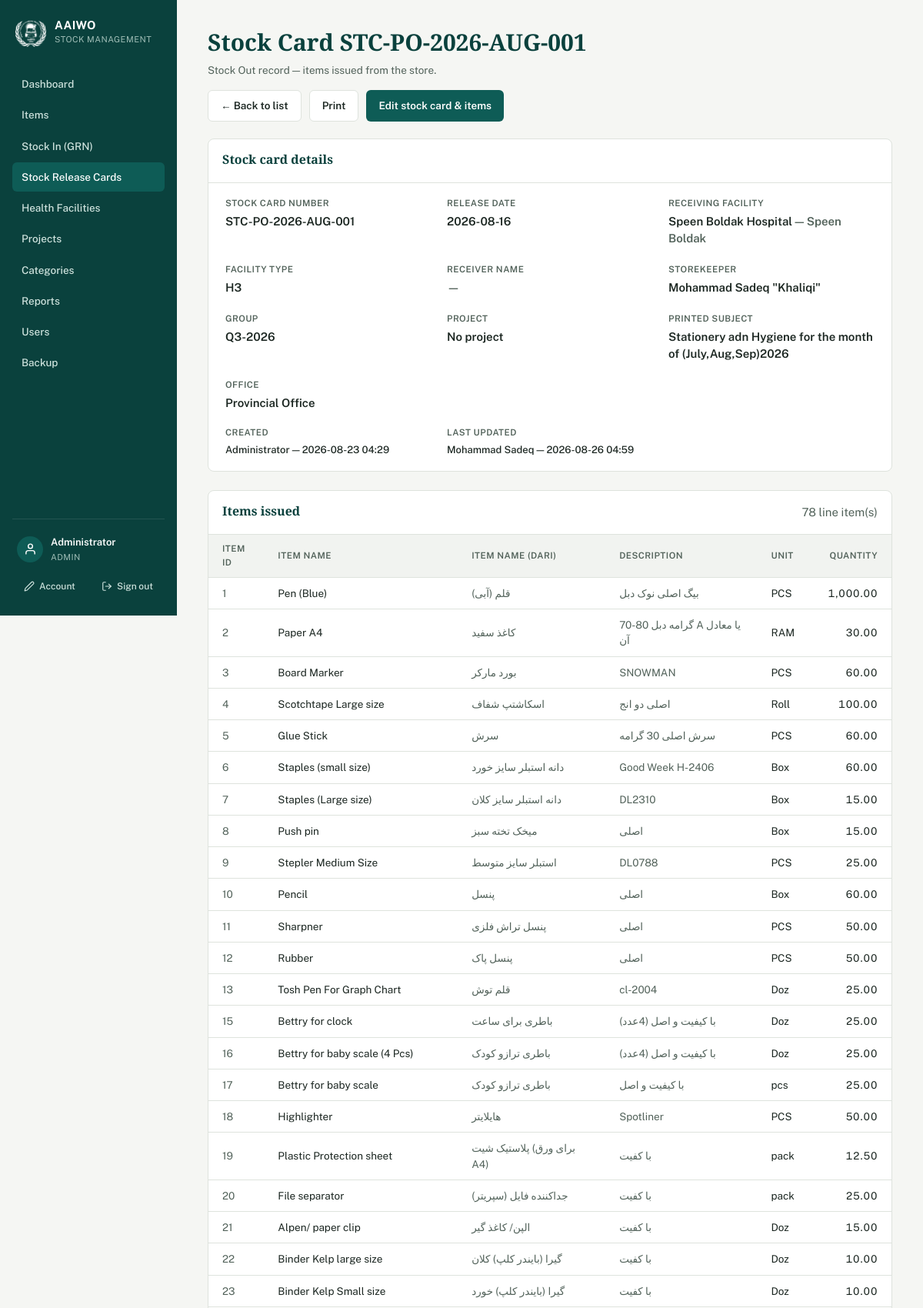
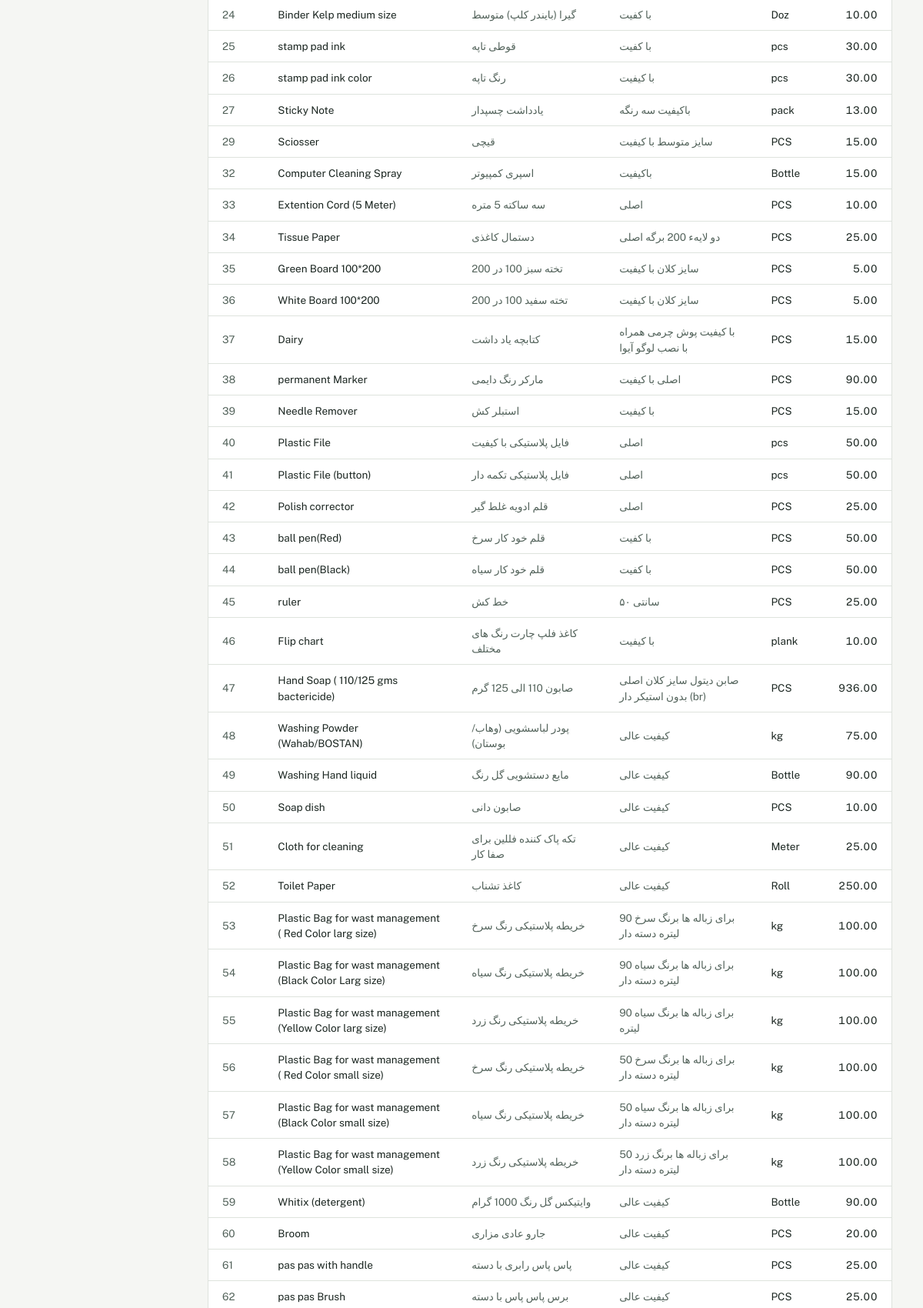
The page /release_view?id=1162 (signed in, upper part) on the database its author committed (2 pictures, top to bottom).
### tables this page shows
CREATE TABLE StockReleases (
    ReleaseID      INTEGER PRIMARY KEY AUTOINCREMENT,
    StockCardNo    TEXT NOT NULL UNIQUE,
    ReceiverName   TEXT,
    HFID           INTEGER REFERENCES HealthFacilities(HFID),
    StorekeeperName TEXT DEFAULT 'Mohammad Sadeq "Khaliqi"',
    ReleaseDate    TEXT
, CreatedByUserID INTEGER, UpdatedByUserID INTEGER, CreatedAt TEXT, UpdatedAt TEXT, GroupName TEXT, Office TEXT DEFAULT 'main', Subject TEXT, ProjectID INTEGER);

CREATE TABLE HealthFacilities (
    HFID             INTEGER PRIMARY KEY,
    HFName           TEXT NOT NULL,
    DistrictID       INTEGER REFERENCES Districts(DistrictID),
    HFType           TEXT,
    DistributionDate TEXT
, InChargePerson TEXT, Office TEXT DEFAULT 'main', Province TEXT);

CREATE TABLE Districts (
    DistrictID   INTEGER PRIMARY KEY,
    DistrictName TEXT NOT NULL UNIQUE
);

### config/db.php (called while the page is built, shortened)
<?php
function db_file_path(): string {
    return __DIR__ . '/../data/stock_management.sqlite';
}
function db(): PDO {
    static $pdo = null;
    if ($pdo === null) {
        $path = db_file_path();
        $pdo = new PDO('sqlite:' . $path);
        $pdo->setAttribute(PDO::ATTR_ERRMODE, PDO::ERRMODE_EXCEPTION);
        $pdo->setAttribute(PDO::ATTR_DEFAULT_FETCH_MODE, PDO::FETCH_ASSOC);
        $pdo->exec('PRAGMA foreign_keys = ON');
    }
    return $pdo;
}

### includes/functions.php (called while the page is built, shortened)
<?php
require_once __DIR__ . '/../config/db.php';
function h(?string $s): string {
    return htmlspecialchars($s ?? '', ENT_QUOTES, 'UTF-8');
}
function current_user(): ?array {
    return $_SESSION['user_full'] ?? null;
}
function is_admin(): bool {
    return (current_user()['Role'] ?? '') === 'admin';
}
function office_label(?string $office): string {
    switch ($office) {
        case 'provincial': return 'Provincial Office';
    }
}
function project_label(?int $id): string {
    return $id === null ? 'No project' : (project_name($id) ?: 'Missing project');
}
function release_subject_classic(): string {
    return 'Stationery adn Hygiene for the month of (July,Aug,Sep)2026';
}
function release_subject(?string $stored): string {
    $stored = trim((string)($stored ?? ''));
    return $stored !== '' ? $stored : release_subject_classic();
}

### release_view.php (the view, shortened to what this page needs)
<?php
require __DIR__ . '/includes/functions.php';
$releaseId = isset($_GET['id']) ? (int)$_GET['id'] : 0;
$release = db()->prepare('
    SELECT sr.*, hf.HFName, hf.HFType, hf.DistrictID, d.DistrictName,
           cu.FullName AS CreatedByName, cu.Username AS CreatedByUsername,
           uu.FullName AS UpdatedByName, uu.Username AS UpdatedByUsername
    FROM StockReleases sr
    LEFT JOIN HealthFacilities hf ON hf.HFID = sr.HFID
    LEFT JOIN Districts d ON d.DistrictID = hf.DistrictID
    LEFT JOIN Users cu ON cu.UserID = sr.CreatedByUserID
    LEFT JOIN Users uu ON uu.UserID = sr.UpdatedByUserID
    WHERE sr.ReleaseID = ?
');
$release->execute([$releaseId]);
$release = $release->fetch();
$lines = db()->prepare('
    SELECT rd.*, i.ItemName, i.ItemNameLocal, i.Description, i.Unit
    FROM StockReleaseDetails rd
    JOIN Items i ON i.ItemID = rd.ItemID
    WHERE rd.ReleaseID = ?
    ORDER BY rd.ItemID
');
$lines->execute([$releaseId]);
$lines = $lines->fetchAll();
require __DIR__ . '/includes/header.php';
?>
<div class="page-head">
  <div>
    <h1>Stock Card <?= h($release['StockCardNo']) ?></h1>
    <p>Stock Out record — items issued from the store.</p>
  </div>
  <div style="display:flex;gap:10px;">
    <a class="btn secondary" href="releases">&larr; Back to list</a>
    <a class="btn secondary" href="release_print?id=<?= $release['ReleaseID'] ?>" target="_blank">Print</a>
    <a class="btn" href="release_form?id=<?= $release['ReleaseID'] ?>">Edit stock card &amp; items</a>
  </div>
</div>
<div class="panel">
  <div class="panel-head"><h2>Stock card details</h2></div>
  <div class="detail-grid">
    <div>
      <div class="label">Stock card number</div>
      <div class="value"><?= h($release['StockCardNo']) ?></div>
    </div>
    <div>
      <div class="label">Release date</div>
      <div class="value"><?= $release['ReleaseDate'] ? h($release['ReleaseDate']) : '<span class="muted">—</span>' ?></div>
    </div>
    <div>
      <div class="label">Receiving facility</div>
      <div class="value">
        <?php if ($release['HFName']): ?>
          <?= h($release['HFName']) ?><?php if ($release['DistrictName']): ?> <span class="muted">— <?= h($release['DistrictName']) ?></span><?php endif; ?>
        <?php else: ?>
          <span class="muted">—</span>
        <?php endif; ?>
      </div>
    </div>
    <div>
      <div class="label">Facility type</div>
      <div class="value"><?= $release['HFType'] ? h($release['HFType']) : '<span class="muted">—</span>' ?></div>
    </div>
    <div>
      <div class="label">Receiver name</div>
      <div class="value"><?= $release['ReceiverName'] ? h($release['ReceiverName']) : '<span class="muted">—</span>' ?></div>
    </div>
    <div>
      <div class="label">Storekeeper</div>
      <div class="value"><?= $release['StorekeeperName'] ? h($release['StorekeeperName']) : '<span class="muted">—</span>' ?></div>
    </div>
    <div>
      <div class="label">Group</div>
      <div class="value"><?= $release['GroupName'] ? h($release['GroupName']) : '<span class="muted">—</span>' ?></div>
    </div>
    <div>
      <div class="label">Project</div>
      <div class="value"><?= h(project_label($release['ProjectID'] ?? null)) ?></div>
    </div>
    <div>
      <div class="label">Printed subject</div>
      <div class="value"><?= h(release_subject($release['Subject'] ?? null)) ?></div>
    </div>
    <?php if (is_admin()): ?>
    <div>
      <div class="label">Office</div>
      <div class="value"><?= h(office_label($release['Office'] ?? null)) ?></div>
    </div>
    <?php endif; ?>
  </div>
  <div class="detail-grid" style="padding-top:0;">
    <div>
      <div class="label">Created</div>
      <div class="value muted" style="font-size:13px;font-weight:500;">
        <?php if ($release['CreatedAt']): ?>
          <?= h($release['CreatedByName'] ?: $release['CreatedByUsername'] ?: 'Unknown user') ?> — <?= h(substr($release['CreatedAt'], 0, 16)) ?>
        <?php else: ?>
          — <span title="Created before user accounts were added">(before user tracking)</span>
        <?php endif; ?>
      </div>
    </div>
    <div>
      <div class="label">Last updated</div>
      <div class="value muted" style="font-size:13px;font-weight:500;">
        <?php if ($release['UpdatedAt']): ?>
          <?= h($release['UpdatedByName'] ?: $release['UpdatedByUsername'] ?: 'Unknown user') ?> — <?= h(substr($release['UpdatedAt'], 0, 16)) ?>
        <?php else: ?>
          <span class="muted">—</span>
        <?php endif; ?>
      </div>
    </div>
  </div>
</div>
<div class="panel">
  <div class="panel-head">
    <h2>Items issued</h2>
    <span class="muted"><?= count($lines) ?> line item(s)</span>
  </div>
  <table>
    <thead>
      <tr><th>Item ID</th><th>Item Name</th><th>Item Name (Dari)</th><th>Description</th><th>Unit</th><th class="num">Quantity</th></tr>
    </thead>
    <tbody>
      <?php foreach ($lines as $line): ?>
        <tr>
          <td class="muted"><?= h($line['ItemID']) ?></td>
          <td><?= h($line['ItemName']) ?></td>
          <td class="muted"><?= $line['ItemNameLocal'] ? h($line['ItemNameLocal']) : '—' ?></td>
          <td class="muted"><?= h($line['Description']) ?></td>
          <td><?= h($line['Unit']) ?></td>
          <td class="num"><?= number_format($line['Quantity'], 2) ?></td>
        </tr>
      <?php endforeach; ?>
    </tbody>
  </table>
</div>
<?php require __DIR__ . '/includes/footer.php'; ?>

### assets/style.css (style rules this page uses)
:root { --ink: #1B2621; --ink-soft: #52625A; --paper: #F5F6F3; --panel: #FFFFFF; --line: #DEE3DD; --teal: #0E5C56; --teal-dark: #0A413D; --teal-tint: #E4EFEC; --amber: #B5741E; --amber-tint: #FBF0DE; --red: #A3352B; --red-tint: #FBEAE8; --radius: 8px; }
* { box-sizing:border-box; }
html { -webkit-text-size-adjust:100%; }
body { margin:0; font-family:'Public Sans', system-ui, sans-serif; color:var(--ink); background:var(--paper); font-size:15px; line-height:1.5; overflow-x:hidden; }
h1,h2,h3 { font-family:'Source Serif 4', Georgia, serif; font-weight:700; margin:0 0 4px; color:var(--teal-dark); }
a { color:var(--teal);text-decoration:none; }
.page-head { display:flex;justify-content:space-between;align-items:flex-end;margin-bottom:22px;gap:16px;flex-wrap:wrap; }
.page-head p { margin:2px 0 0;color:var(--ink-soft);font-size:13.5px; }
.panel { background:var(--panel);border:1px solid var(--line);border-radius:var(--radius);overflow:hidden;margin-bottom:24px; }
.panel-head { padding:14px 18px;border-bottom:1px solid var(--line);display:flex;justify-content:space-between;align-items:center;gap:10px;flex-wrap:wrap; }
.panel-head h2 { font-size:16px; }
table { width:100%;border-collapse:collapse;font-size:13.5px; }
th,td { text-align:left;padding:10px 18px;border-bottom:1px solid var(--line); }
th { background:#F1F3F0;font-size:11.5px;text-transform:uppercase;letter-spacing:.04em;color:var(--ink-soft);font-weight:600; }
td.num, th.num { text-align:right;font-variant-numeric:tabular-nums; }
.muted { color:var(--ink-soft); }
.btn { display:inline-flex;align-items:center;gap:6px; background:var(--teal);color:#fff;border:none; padding:9px 16px;border-radius:6px;font-size:13.5px;font-weight:600; cursor:pointer;text-decoration:none; }
.btn.secondary { background:var(--panel);color:var(--ink);border:1px solid var(--line); }
.detail-grid { display:grid;grid-template-columns:repeat(3,1fr);gap:20px;padding:18px 22px; }
.detail-grid .label { font-size:11.5px;text-transform:uppercase;letter-spacing:.04em;color:var(--ink-soft);font-weight:600;margin-bottom:4px; }
.detail-grid .value { font-size:15px;font-weight:600;color:var(--ink); }

### rows shown on the page
stockreleases: StockCardNo "STC-PO-2026-AUG-001", ReleaseDate "2026-08-16", HFID.HFName "Speen Boldak Hospital", districts.DistrictName "Speen Boldak", HFID.HFType "H3", StorekeeperName "Mohammad Sadeq \"Khaliqi\"", GroupName "Q3-2026", ProjectID "No project", Subject "Stationery adn Hygiene for the month of (July,Aug,Sep)2026", Office "Provincial Office", CreatedAt "2026-08-23 04:29", UpdatedAt "2026-08-26 04:59"

### other values the page prints
$me['FullName'] "Administrator"
$me['Role'] "ADMIN"
count($lines) "78"
$line['ItemID'] "1"
$line['ItemName'] "Pen (Blue)"
$line['ItemNameLocal'] "قلم (آبی)"
$line['Description'] "بیگ اصلی نوک دبل"
$line['Unit'] "PCS"
$line['Quantity'] "1,000.00"
$line['ItemID'] "2"
$line['ItemName'] "Paper A4"
$line['ItemNameLocal'] "کاغذ سفید"
$line['Description'] "70-80 گرامه دبل A یا معادل آن"
$line['Unit'] "RAM"
$line['Quantity'] "30.00"
